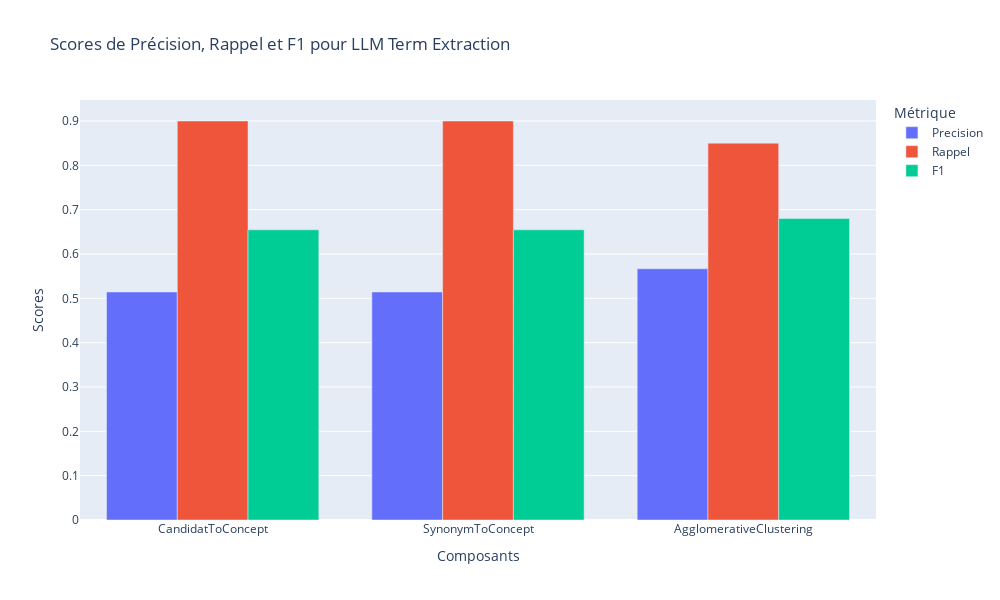
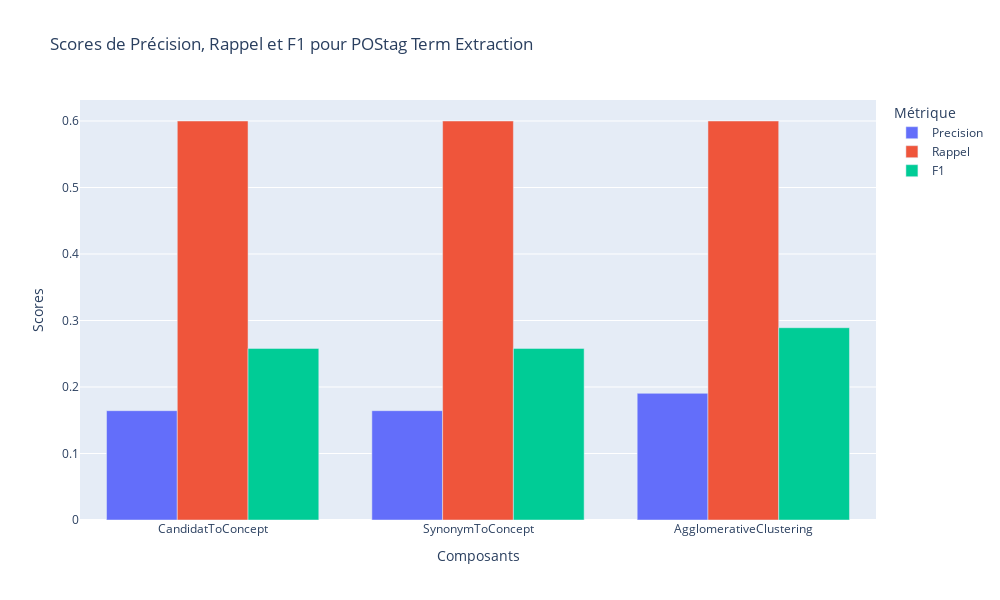
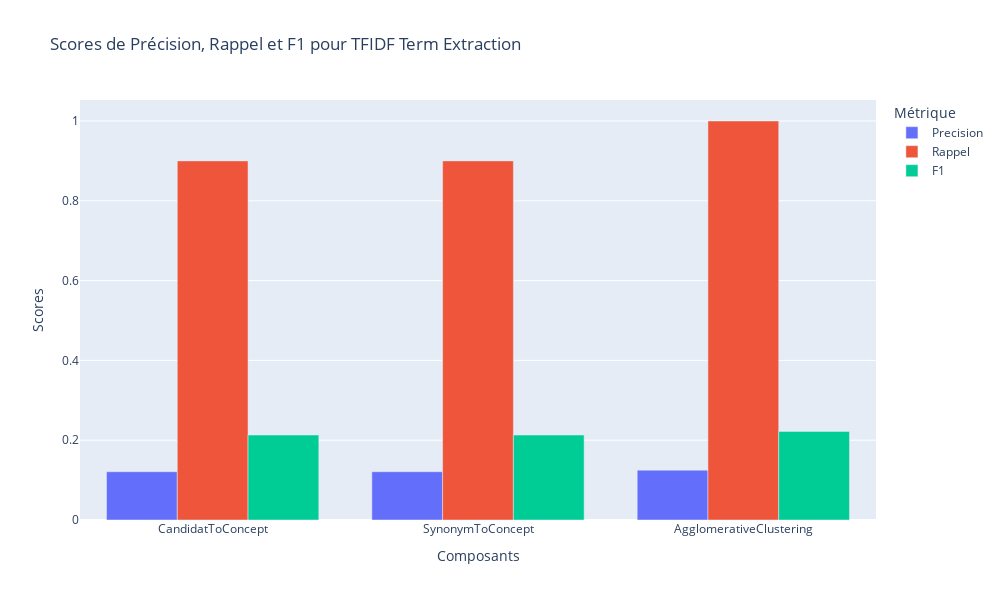

These figures' notebook cell, in order:
### Code cell
def create_bar_chart(index_name, data):
    precision = data.loc[index_name].xs('Precision', level=1)
    rappel = data.loc[index_name].xs('Rappel', level=1)
    f1 = data.loc[index_name].xs('F1', level=1)

    fig = go.Figure(data=[
        go.Bar(name='Précision', x=data.columns.levels[0], y=precision),
        go.Bar(name='Rappel', x=data.columns.levels[0], y=rappel),
        go.Bar(name='F1', x=data.columns.levels[0], y=f1)
    ])
    
    # Modifier la disposition du graphique
    fig.update_layout(
        title=f'Scores de Précision, Rappel et F1 pour {index_name}',
        xaxis_title='Composants',
        yaxis_title='Scores',
        barmode='group'
    )
    
    fig.show()


def create_bar_chart(index_name, data):
    df = data[data['Extraction'] == index_name]
    fig = px.bar(df, x='Composant', y='Score', color='Métrique', barmode='group',
                 title=f'Scores de Précision, Rappel et F1 pour {index_name}')
    
    fig.update_layout(
        xaxis_title='Composants',
        yaxis_title='Scores'
    )
    fig.update_layout(width=1000, height=600)
    fig.show()

data_long = pipelines_scores.reset_index().melt(id_vars='index', var_name=['Composant', 'Métrique'], value_name='Score')
data_long.rename(columns={'index': 'Extraction'}, inplace=True)

# Créer un diagramme en barres pour chaque index
for idx in term_extraction_components:
    create_bar_chart(idx, data_long)

### Figure 1 — Plotly figure (JSON) as saved in the notebook; plotly's stock layout.template omitted (floating-point values rounded to 4 significant figures)
{"data": [{"alignmentgroup": "True", "hovertemplate": "Métrique=Precision<br>Composant=%{x}<br>Score=%{y}<extra></extra>", "legendgroup": "Precision", "marker": {"color": "#636efa", "pattern": {"shape": ""}}, "name": "Precision", "offsetgroup": "Precision", "orientation": "v", "showlegend": true, "textposition": "auto", "type": "bar", "x": ["CandidatToConcept", "SynonymToConcept", "AgglomerativeClustering"], "xaxis": "x", "y": [0.5143, 0.5143, 0.5667], "yaxis": "y"}, {"alignmentgroup": "True", "hovertemplate": "Métrique=Rappel<br>Composant=%{x}<br>Score=%{y}<extra></extra>", "legendgroup": "Rappel", "marker": {"color": "#EF553B", "pattern": {"shape": ""}}, "name": "Rappel", "offsetgroup": "Rappel", "orientation": "v", "showlegend": true, "textposition": "auto", "type": "bar", "x": ["CandidatToConcept", "SynonymToConcept", "AgglomerativeClustering"], "xaxis": "x", "y": [0.9, 0.9, 0.85], "yaxis": "y"}, {"alignmentgroup": "True", "hovertemplate": "Métrique=F1<br>Composant=%{x}<br>Score=%{y}<extra></extra>", "legendgroup": "F1", "marker": {"color": "#00cc96", "pattern": {"shape": ""}}, "name": "F1", "offsetgroup": "F1", "orientation": "v", "showlegend": true, "textposition": "auto", "type": "bar", "x": ["CandidatToConcept", "SynonymToConcept", "AgglomerativeClustering"], "xaxis": "x", "y": [0.6545, 0.6545, 0.68], "yaxis": "y"}], "layout": {"barmode": "group", "height": 600, "legend": {"title": {"text": "Métrique"}, "tracegroupgap": 0}, "title": {"text": "Scores de Précision, Rappel et F1 pour LLM Term Extraction"}, "width": 1000, "xaxis": {"anchor": "y", "domain": [0, 1], "title": {"text": "Composants"}}, "yaxis": {"anchor": "x", "domain": [0, 1], "title": {"text": "Scores"}}}}

### Figure 2 — Plotly figure (JSON) as saved in the notebook; plotly's stock layout.template omitted (floating-point values rounded to 4 significant figures)
{"data": [{"alignmentgroup": "True", "hovertemplate": "Métrique=Precision<br>Composant=%{x}<br>Score=%{y}<extra></extra>", "legendgroup": "Precision", "marker": {"color": "#636efa", "pattern": {"shape": ""}}, "name": "Precision", "offsetgroup": "Precision", "orientation": "v", "showlegend": true, "textposition": "auto", "type": "bar", "x": ["CandidatToConcept", "SynonymToConcept", "AgglomerativeClustering"], "xaxis": "x", "y": [0.1644, 0.1644, 0.1905], "yaxis": "y"}, {"alignmentgroup": "True", "hovertemplate": "Métrique=Rappel<br>Composant=%{x}<br>Score=%{y}<extra></extra>", "legendgroup": "Rappel", "marker": {"color": "#EF553B", "pattern": {"shape": ""}}, "name": "Rappel", "offsetgroup": "Rappel", "orientation": "v", "showlegend": true, "textposition": "auto", "type": "bar", "x": ["CandidatToConcept", "SynonymToConcept", "AgglomerativeClustering"], "xaxis": "x", "y": [0.6, 0.6, 0.6], "yaxis": "y"}, {"alignmentgroup": "True", "hovertemplate": "Métrique=F1<br>Composant=%{x}<br>Score=%{y}<extra></extra>", "legendgroup": "F1", "marker": {"color": "#00cc96", "pattern": {"shape": ""}}, "name": "F1", "offsetgroup": "F1", "orientation": "v", "showlegend": true, "textposition": "auto", "type": "bar", "x": ["CandidatToConcept", "SynonymToConcept", "AgglomerativeClustering"], "xaxis": "x", "y": [0.2581, 0.2581, 0.2892], "yaxis": "y"}], "layout": {"barmode": "group", "height": 600, "legend": {"title": {"text": "Métrique"}, "tracegroupgap": 0}, "title": {"text": "Scores de Précision, Rappel et F1 pour POStag Term Extraction"}, "width": 1000, "xaxis": {"anchor": "y", "domain": [0, 1], "title": {"text": "Composants"}}, "yaxis": {"anchor": "x", "domain": [0, 1], "title": {"text": "Scores"}}}}

### Figure 3 — Plotly figure (JSON) as saved in the notebook; plotly's stock layout.template omitted (floating-point values rounded to 4 significant figures)
{"data": [{"alignmentgroup": "True", "hovertemplate": "Métrique=Precision<br>Composant=%{x}<br>Score=%{y}<extra></extra>", "legendgroup": "Precision", "marker": {"color": "#636efa", "pattern": {"shape": ""}}, "name": "Precision", "offsetgroup": "Precision", "orientation": "v", "showlegend": true, "textposition": "auto", "type": "bar", "x": ["CandidatToConcept", "SynonymToConcept", "AgglomerativeClustering"], "xaxis": "x", "y": [0.121, 0.121, 0.125], "yaxis": "y"}, {"alignmentgroup": "True", "hovertemplate": "Métrique=Rappel<br>Composant=%{x}<br>Score=%{y}<extra></extra>", "legendgroup": "Rappel", "marker": {"color": "#EF553B", "pattern": {"shape": ""}}, "name": "Rappel", "offsetgroup": "Rappel", "orientation": "v", "showlegend": true, "textposition": "auto", "type": "bar", "x": ["CandidatToConcept", "SynonymToConcept", "AgglomerativeClustering"], "xaxis": "x", "y": [0.9, 0.9, 1], "yaxis": "y"}, {"alignmentgroup": "True", "hovertemplate": "Métrique=F1<br>Composant=%{x}<br>Score=%{y}<extra></extra>", "legendgroup": "F1", "marker": {"color": "#00cc96", "pattern": {"shape": ""}}, "name": "F1", "offsetgroup": "F1", "orientation": "v", "showlegend": true, "textposition": "auto", "type": "bar", "x": ["CandidatToConcept", "SynonymToConcept", "AgglomerativeClustering"], "xaxis": "x", "y": [0.213, 0.213, 0.222], "yaxis": "y"}], "layout": {"barmode": "group", "height": 600, "legend": {"title": {"text": "Métrique"}, "tracegroupgap": 0}, "title": {"text": "Scores de Précision, Rappel et F1 pour TFIDF Term Extraction"}, "width": 1000, "xaxis": {"anchor": "y", "domain": [0, 1], "title": {"text": "Composants"}}, "yaxis": {"anchor": "x", "domain": [0, 1], "title": {"text": "Scores"}}}}
